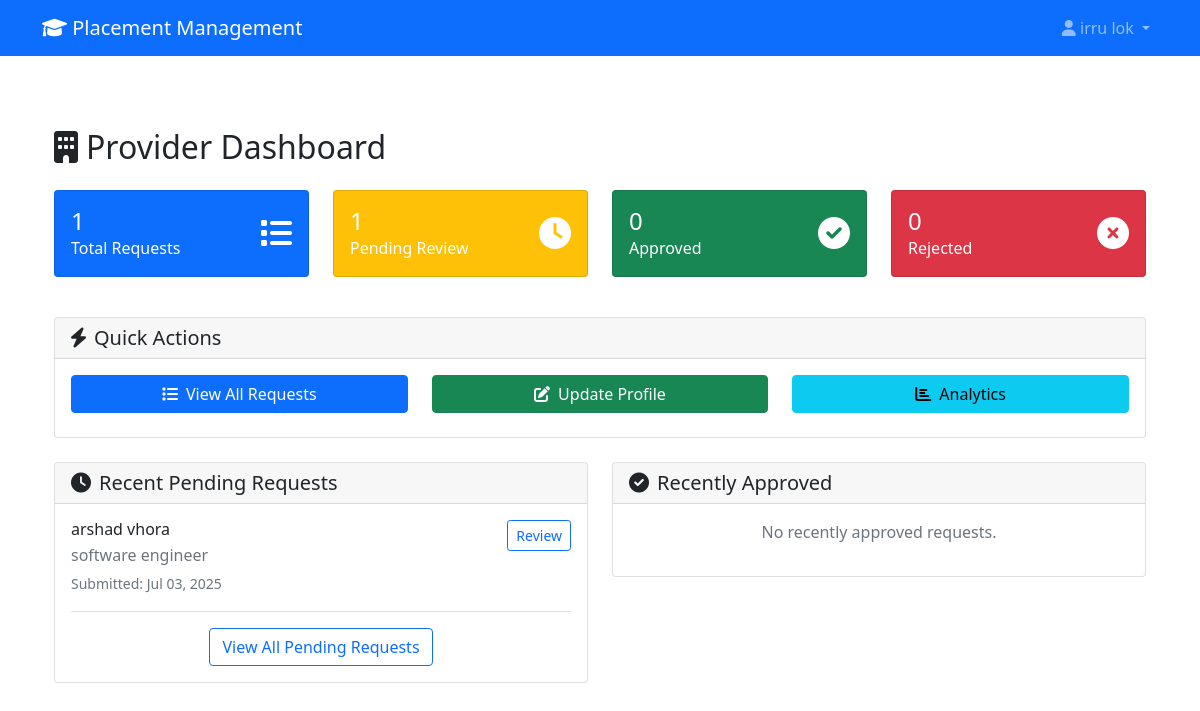
The app's page /providers/dashboard/ (signed in), older data.
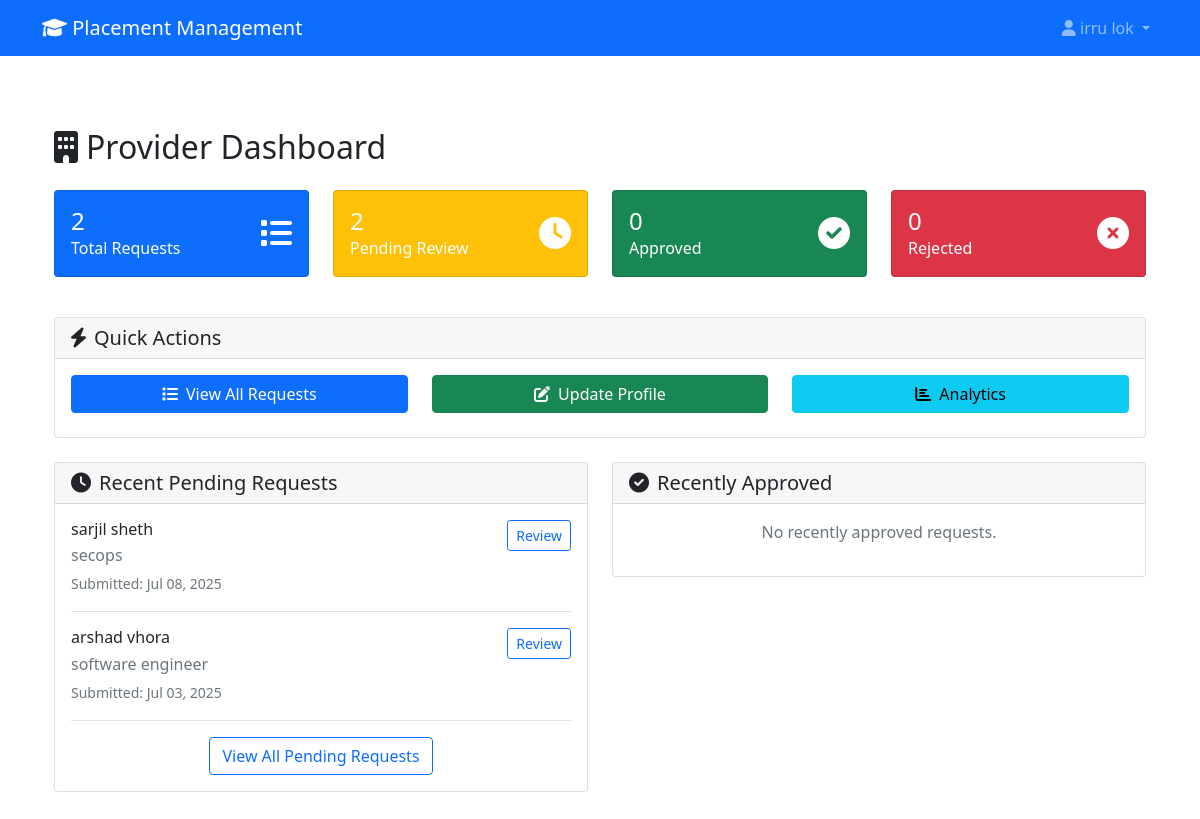
The same page, newer data.
### accounts/models.py (models this page shows, shortened)
class User(AbstractUser):
    USER_TYPES = (
        ('student', 'Student'),
        ('tutor', 'Tutor'),
        ('provider', 'Provider'),
    )
    user_type = models.CharField(max_length=10, choices=USER_TYPES)
    phone = models.CharField(max_length=15, blank=True, validators=[validate_phone_number])
    is_verified = models.BooleanField(default=False)
    created_at = models.DateTimeField(auto_now_add=True)
    updated_at = models.DateTimeField(auto_now=True)

class StudentProfile(models.Model):
    YEAR_CHOICES = (
        (1, 'First Year'),
        (2, 'Second Year'),
        (3, 'Third Year'),
        (4, 'Fourth Year'),
    )
    user = models.OneToOneField(User, on_delete=models.CASCADE)
    student_id = models.CharField(max_length=20, unique=True, validators=[validate_student_id])
    course = models.CharField(max_length=100)
    year = models.IntegerField(choices=YEAR_CHOICES)
    cgpa = models.DecimalField(max_digits=4, decimal_places=2, null=True, blank=True)
    resume = models.FileField(upload_to='resumes/', null=True, blank=True)
    address = models.TextField(blank=True)

### placements/models.py (models this page shows, shortened)
class PlacementRequest(models.Model):
    STATUS_CHOICES = (
        ('pending', 'Pending'),
        ('approved_by_provider', 'Approved by Provider'),
        ('approved_by_tutor', 'Approved by Tutor'),
        ('rejected', 'Rejected'),
        ('completed', 'Completed'),
    )
    student = models.ForeignKey(StudentProfile, on_delete=models.CASCADE)
    provider = models.ForeignKey(ProviderProfile, on_delete=models.CASCADE)
    company_name = models.CharField(max_length=200)
    job_title = models.CharField(max_length=100)
    job_description = models.TextField()
    start_date = models.DateField()
    end_date = models.DateField()
    location = models.CharField(max_length=200)
    latitude = models.DecimalField(max_digits=10, decimal_places=8, null=True, blank=True)
    longitude = models.DecimalField(max_digits=11, decimal_places=8, null=True, blank=True)
    status = models.CharField(max_length=20, choices=STATUS_CHOICES, default='pending')
    documents = models.FileField(upload_to='placement_documents/', null=True, blank=True)
    created_at = models.DateTimeField(auto_now_add=True)
    updated_at = models.DateTimeField(auto_now=True)
    provider_approved_at = models.DateTimeField(null=True, blank=True)
    tutor_approved_at = models.DateTimeField(null=True, blank=True)
    approved_by_tutor = models.ForeignKey(
        User,
        on_delete=models.SET_NULL,
        null=True,
        blank=True,
        related_name='approved_placements'
    )

### providers/views.py (the view)
# urls.py: path('dashboard/', views.dashboard, name='dashboard'),
@provider_required
@handle_exceptions
def dashboard(request):
    provider_profile = request.user.providerprofile
    pending_requests = PlacementRequest.objects.filter(
        provider=provider_profile,
        status='pending'
    ).order_by('-created_at')
    approved_requests = PlacementRequest.objects.filter(
        provider=provider_profile,
        status__in=['approved_by_provider', 'approved_by_tutor', 'completed']
    ).order_by('-created_at')
    rejected_requests = PlacementRequest.objects.filter(
        provider=provider_profile,
        status='rejected'
    ).order_by('-created_at')
    total_requests = PlacementRequest.objects.filter(provider=provider_profile).count()
    pending_count = pending_requests.count()
    approved_count = approved_requests.count()
    rejected_count = rejected_requests.count()
    context = {
        'provider_profile': provider_profile,
        'pending_requests': pending_requests[:5],  # Latest 5
        'approved_requests': approved_requests[:5],  # Latest 5
        'rejected_requests': rejected_requests[:3],  # Latest 3
        'stats': {
            'total': total_requests,
            'pending': pending_count,
            'approved': approved_count,
            'rejected': rejected_count,
        }
    }
    return render(request, 'providers/dashboard.html', context)

### core/context_processors.py (called while the page is built)
def global_context(request):
    return {
        'site_name': 'Placement Management System',
        'current_year': 2024,
    }

### templates/providers/dashboard.html (shortened to what this page needs)
{% extends 'base.html' %}
{% block content %}
<div class="container py-5">
    <div class="row">
        <div class="col-12">
            <h2 class="mb-4">
                <i class="fas fa-building me-2"></i>Provider Dashboard
            </h2>
        </div>
    </div>
    <div class="row mb-4">
        <div class="col-lg-3 col-md-6 mb-3">
            <div class="card bg-primary text-white">
                <div class="card-body">
                    <div class="d-flex justify-content-between">
                        <div>
                            <h4 class="mb-0">{{ stats.total }}</h4>
                            <p class="mb-0">Total Requests</p>
                        </div>
                        <div class="align-self-center">
                            <i class="fas fa-list fa-2x"></i>
                        </div>
                    </div>
                </div>
            </div>
        </div>
        <div class="col-lg-3 col-md-6 mb-3">
            <div class="card bg-warning text-white">
                <div class="card-body">
                    <div class="d-flex justify-content-between">
                        <div>
                            <h4 class="mb-0">{{ stats.pending }}</h4>
                            <p class="mb-0">Pending Review</p>
                        </div>
                        <div class="align-self-center">
                            <i class="fas fa-clock fa-2x"></i>
                        </div>
                    </div>
                </div>
            </div>
        </div>
        <div class="col-lg-3 col-md-6 mb-3">
            <div class="card bg-success text-white">
                <div class="card-body">
                    <div class="d-flex justify-content-between">
                        <div>
                            <h4 class="mb-0">{{ stats.approved }}</h4>
                            <p class="mb-0">Approved</p>
                        </div>
                        <div class="align-self-center">
                            <i class="fas fa-check-circle fa-2x"></i>
                        </div>
                    </div>
                </div>
            </div>
        </div>
        <div class="col-lg-3 col-md-6 mb-3">
            <div class="card bg-danger text-white">
                <div class="card-body">
                    <div class="d-flex justify-content-between">
                        <div>
                            <h4 class="mb-0">{{ stats.rejected }}</h4>
                            <p class="mb-0">Rejected</p>
                        </div>
                        <div class="align-self-center">
                            <i class="fas fa-times-circle fa-2x"></i>
                        </div>
                    </div>
                </div>
            </div>
        </div>
    </div>
    <div class="row mb-4">
        <div class="col-12">
            <div class="card">
                <div class="card-header">
                    <h5 class="mb-0">
                        <i class="fas fa-bolt me-2"></i>Quick Actions
                    </h5>
                </div>
                <div class="card-body">
                    <div class="row">
                        <div class="col-md-4 mb-2">
                            <a href="{% url 'providers:placement_list' %}" class="btn btn-primary w-100">
                                <i class="fas fa-list me-2"></i>View All Requests
                            </a>
                        </div>
                        <div class="col-md-4 mb-2">
                            <a href="{% url 'providers:profile_update' %}" class="btn btn-success w-100">
                                <i class="fas fa-edit me-2"></i>Update Profile
                            </a>
                        </div>
                        <div class="col-md-4 mb-2">
                            <a href="#" class="btn btn-info w-100">
                                <i class="fas fa-chart-bar me-2"></i>Analytics
                            </a>
                        </div>
                    </div>
                </div>
            </div>
        </div>
    </div>
    <div class="row">
        <div class="col-lg-6">
            <div class="card">
                <div class="card-header">
                    <h5 class="mb-0">
                        <i class="fas fa-clock me-2"></i>Recent Pending Requests
                    </h5>
                </div>
                <div class="card-body">
                    {% if pending_requests %}
                        {% for request in pending_requests %}
                        <div class="border-bottom pb-3 mb-3">
                            <div class="d-flex justify-content-between align-items-start">
                                <div>
                                    <h6 class="mb-1">{{ request.student.user.get_full_name }}</h6>
                                    <p class="text-muted mb-1">{{ request.job_title }}</p>
                                    <small class="text-muted">Submitted: {{ request.created_at|date:"M d, Y" }}</small>
                                </div>
                                <a href="{% url 'providers:review_placement' request.pk %}" class="btn btn-sm btn-outline-primary">
                                    Review
                                </a>
                            </div>
                        </div>
                        {% endfor %}
                        <div class="text-center">
                            <a href="{% url 'providers:placement_list' %}?status=pending" class="btn btn-outline-primary">
                                View All Pending Requests
                            </a>
                        </div>
                    {% else %}
                        <p class="text-muted text-center">No pending requests at the moment.</p>
                    {% endif %}
                </div>
            </div>
        </div>
        <div class="col-lg-6">
            <div class="card">
                <div class="card-header">
                    <h5 class="mb-0">
                        <i class="fas fa-check-circle me-2"></i>Recently Approved
                    </h5>
                </div>
                <div class="card-body">
                    {% if approved_requests %}
                        {% for request in approved_requests %}
                        <div class="border-bottom pb-3 mb-3">
                            <div class="d-flex justify-content-between align-items-start">
                                <div>
                                    <h6 class="mb-1">{{ request.student.user.get_full_name }}</h6>
                                    <p class="text-muted mb-1">{{ request.job_title }}</p>
                                    <small class="text-muted">Approved: {{ request.provider_approved_at|date:"M d, Y" }}</small>
                                </div>
                                <span class="badge bg-success">Approved</span>
                            </div>
                        </div>
                        {% endfor %}
                    {% else %}
                        <p class="text-muted text-center">No recently approved requests.</p>
                    {% endif %}
                </div>
            </div>
        </div>
    </div>
</div>
{% endblock %}

### templates/base.html (shortened to what this page needs)
<!DOCTYPE html>
<html lang="en">
<head>
    <link href="https://cdn.jsdelivr.net/npm/bootstrap@5.1.3/dist/css/bootstrap.min.css" rel="stylesheet">
    <link href="https://cdnjs.cloudflare.com/ajax/libs/font-awesome/6.0.0/css/all.min.css" rel="stylesheet">
</head>
<body>
    <nav class="navbar navbar-expand-lg navbar-dark bg-primary">
        <div class="container">
            <a class="navbar-brand" href="#">
                <i class="fas fa-graduation-cap"></i> Placement Management
            </a>
            {% if user.is_authenticated %}
            <div class="navbar-nav ms-auto">
                <div class="nav-item dropdown">
                    <a class="nav-link dropdown-toggle" href="#" role="button" data-bs-toggle="dropdown">
                        <i class="fas fa-user"></i> {{ user.get_full_name|default:user.username }}
                    </a>
                </div>
            </div>
            {% endif %}
        </div>
    </nav>
    <main class="container mt-4">
        {% block content %}
        {% endblock %}
    </main>
</body>
</html>

Row changes from the older to the newer data that the page shows:
added PlacementRequest: student.user.get_full_name "sarjil sheth", job_title "secops", created_at "Jul 08, 2025"
Text that changed along with them:
{{ stats.total }}: "1" → "2"
{{ stats.pending }}: "1" → "2"
